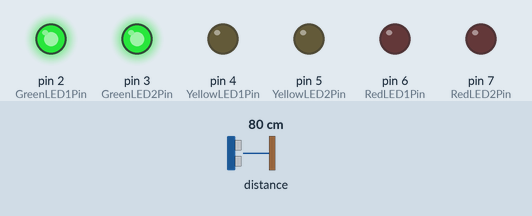
Simulated run of this sketch. Board: Arduino Uno, built with avr-gcc and run on an emulated ATmega328P. Parts: output pins drawn as LEDs (lit = HIGH). The inputs (shaded band) are chosen by the test bench; at power-on: distance to the obstacle 80 cm.

Above: at 1.2 s.
1.3 s: distance to the obstacle set to 33 cm
2.8 s: distance to the obstacle set to 27 cm
At 3.3 s:
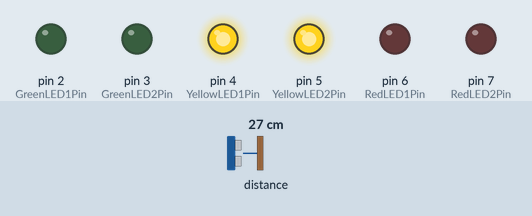
4.3 s: distance to the obstacle set to 7 cm
5.8 s: distance to the obstacle set to 4 cm
At 6.8 s:
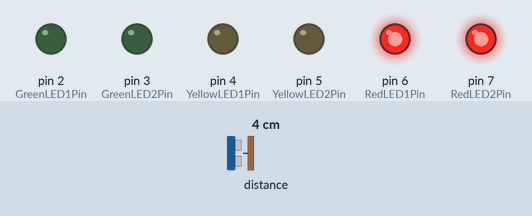
7.3 s: distance to the obstacle set to 9 cm
At 7.9 s:
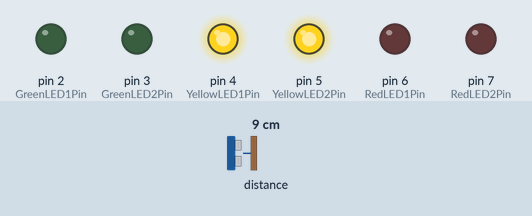
8.8 s: distance to the obstacle set to 2 cm
At 9.1 s:
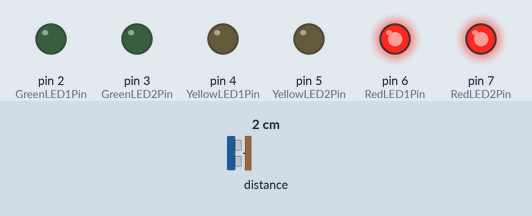
Timing chart, 0 to 11.3 s (numbered marks = the images above; inputs shaded):
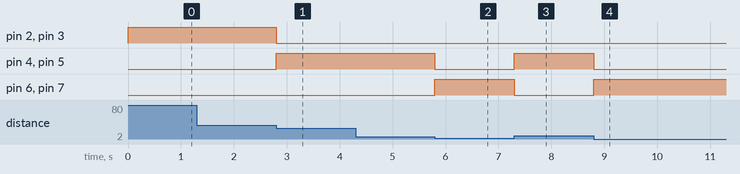

The sketch:

ParkAssist.ino
```cpp
// Garage Parking Assistant


// Uses Aiko event library, located at https://github.com/geekscape/Aiko
#include <AikoEvents.h>
using namespace Aiko;

// PING))) Ultrasonic Distance Sensor from Parallax.
// Uses the Ping library by Caleb Zulawski, located at http://arduino.cc/playground/Code/Ping
#include <Ping.h>
const int PingPin = 8;
const double inMod = 0.0;
const double cmMod = 0.0;
Ping ping = Ping(PingPin, inMod, cmMod);

// LED colors are as follows:
// COLOR    LEDs
// GREEN    2,3
// YELLOW   4,5
// RED      6,7
const int GreenLED1Pin = 2;
const int GreenLED2Pin = 3;
const int YellowLED1Pin = 4;
const int YellowLED2Pin = 5;
const int RedLED1Pin = 6;
const int RedLED2Pin = 7;

const int RedStatusDisplay = 0;
const int YellowStatusDisplay = 1;
const int GreenStatusDisplay = 2;

void setup()
{
  // PING pin is setup when Ping global var is instantiated.

  // Status LEDs.
  pinMode(GreenLED1Pin, OUTPUT);
  pinMode(GreenLED2Pin, OUTPUT);
  pinMode(YellowLED1Pin, OUTPUT);
  pinMode(YellowLED2Pin, OUTPUT);
  pinMode(RedLED1Pin, OUTPUT);
  pinMode(RedLED2Pin, OUTPUT);

  // Serial pirt for debugging.
  Serial.begin(115200);

  // Event handlers
  Events.addHandler(checkDistance, 100);
}

void setStatusDisplay(int statusDisplayColor)
{
  digitalWrite(GreenLED1Pin, LOW);
  digitalWrite(GreenLED2Pin, LOW);
  digitalWrite(YellowLED1Pin, LOW);
  digitalWrite(YellowLED2Pin, LOW);
  digitalWrite(RedLED1Pin, LOW);
  digitalWrite(RedLED2Pin, LOW);

  switch(statusDisplayColor) {
    case RedStatusDisplay: {
      digitalWrite(RedLED1Pin, HIGH);
      digitalWrite(RedLED2Pin, HIGH);
      break;
    }
    case YellowStatusDisplay: {
      digitalWrite(YellowLED1Pin, HIGH);
      digitalWrite(YellowLED2Pin, HIGH);
      break;
    }
    case GreenStatusDisplay: {
      digitalWrite(GreenLED1Pin, HIGH);
      digitalWrite(GreenLED2Pin, HIGH);
      break;
    }
  }
}

void checkDistance()
{
  ping.fire();
  double distanceInInches = ping.inches( );

  if ( distanceInInches > 12.0 )
  {
    setStatusDisplay(GreenStatusDisplay);
  }
  else if ( ( distanceInInches <= 12.0 ) && ( distanceInInches > 2.0 ) )
  {
    setStatusDisplay(YellowStatusDisplay);
  }
  else if (distanceInInches <= 2.0)
  {
    setStatusDisplay(RedStatusDisplay);
  }
}

void loop()
{
  Events.loop();
}
```

Measured:
- the behaviour switches between 31 and 30 cm on distance to the obstacle (found by bisection; images 0 and 1)
- the behaviour switches between 6 and 5 cm on distance to the obstacle (found by bisection; images 1 and 2)
- after the input at 2.8 s, pin 2 (GreenLED1Pin), pin 3 (GreenLED2Pin): HIGH → LOW at once; pin 4 (YellowLED1Pin), pin 5 (YellowLED2Pin): LOW → HIGH at once
- after the input at 5.8 s, pin 4 (YellowLED1Pin), pin 5 (YellowLED2Pin): HIGH → LOW at once; pin 6 (RedLED1Pin), pin 7 (RedLED2Pin): LOW → HIGH at once
- after the input at 7.3 s, pin 4 (YellowLED1Pin), pin 5 (YellowLED2Pin): LOW → HIGH at once; pin 6 (RedLED1Pin), pin 7 (RedLED2Pin): HIGH → LOW at once
- after the input at 8.8 s, pin 4 (YellowLED1Pin), pin 5 (YellowLED2Pin): HIGH → LOW at once; pin 6 (RedLED1Pin), pin 7 (RedLED2Pin): LOW → HIGH at once
